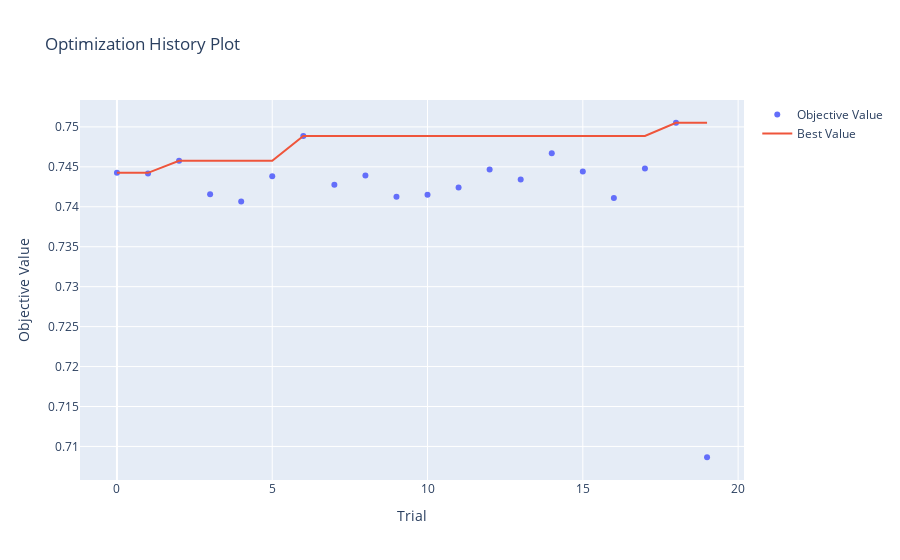
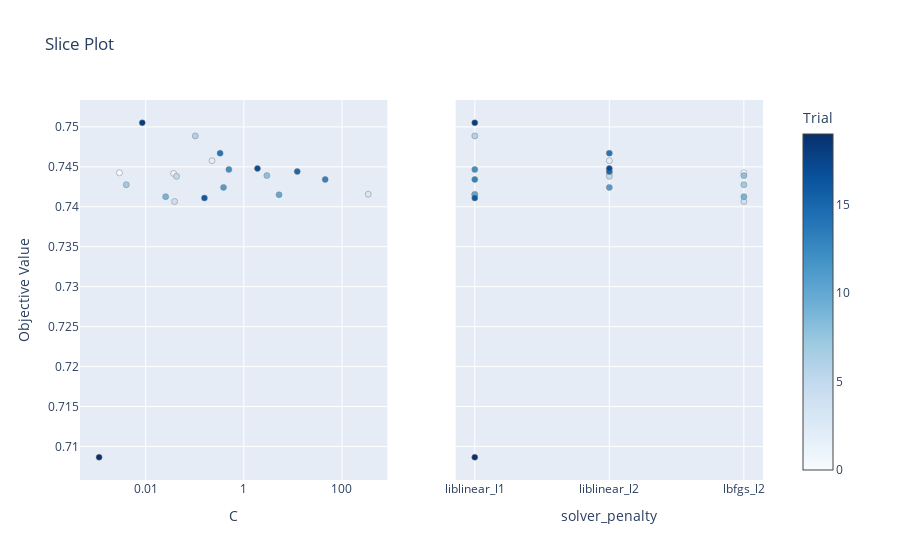
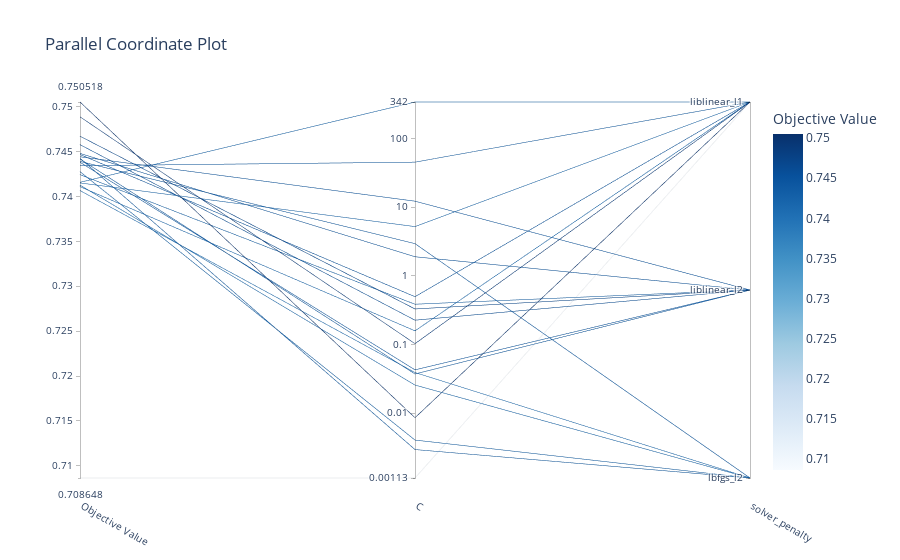
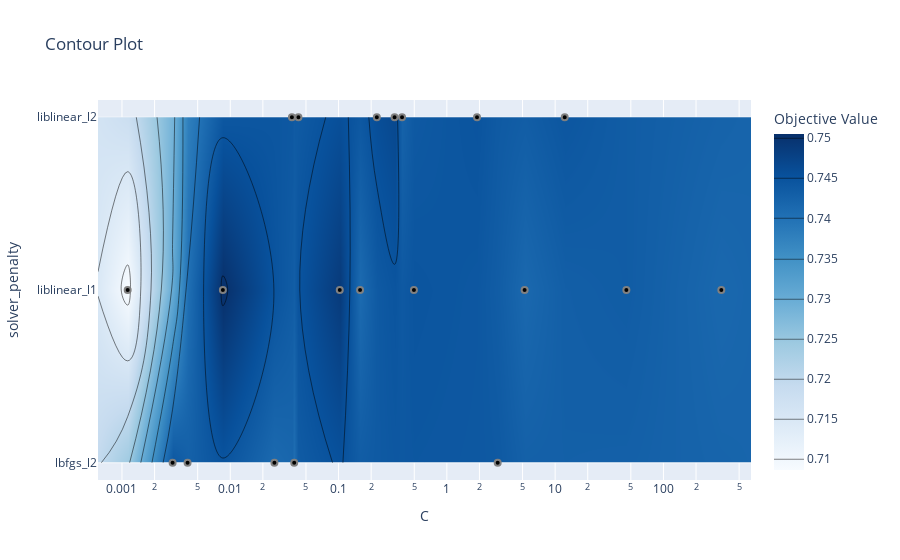

The notebook cell these images were saved under, in order:
### Code cell
# Exibe os melhores resultados e parâmetros para cada modelo
for model_name in best_study_per_model:
    print(f"Best F1 for {model_name}: {best_f1_per_model[model_name]}")
    print(f"Best Parameters for {model_name}: {best_params_per_model[model_name]}")

    print(f"Plots for model: {model_name}")

    study = best_study_per_model[model_name]
    fig_opt_history = plot_optimization_history(study)
    fig_opt_history.show()

    fig_slice = plot_slice(study)
    fig_slice.show()

    fig_parallel = plot_parallel_coordinate(study)
    fig_parallel.show()

    fig_contour = plot_contour(study)
    fig_contour.show()

    fig_param_importances = plot_param_importances(study)
    fig_param_importances.show()

### Figure 1 — Plotly figure (JSON) as saved in the notebook; plotly's stock layout.template omitted (floating-point values rounded to 4 significant figures)
{"data": [{"mode": "markers", "name": "Objective Value", "type": "scatter", "x": [0, 1, 2, 3, 4, 5, 6, 7, 8, 9, 10, 11, 12, 13, 14, 15, 16, 17, 18, 19], "y": [0.7443, 0.7442, 0.7458, 0.7416, 0.7407, 0.7438, 0.7489, 0.7428, 0.7439, 0.7413, 0.7415, 0.7424, 0.7447, 0.7434, 0.7467, 0.7444, 0.7411, 0.7448, 0.7505, 0.7086]}, {"mode": "lines", "name": "Best Value", "type": "scatter", "x": [0, 1, 2, 3, 4, 5, 6, 7, 8, 9, 10, 11, 12, 13, 14, 15, 16, 17, 18, 19], "y": [0.7443, 0.7443, 0.7458, 0.7458, 0.7458, 0.7458, 0.7489, 0.7489, 0.7489, 0.7489, 0.7489, 0.7489, 0.7489, 0.7489, 0.7489, 0.7489, 0.7489, 0.7489, 0.7505, 0.7505]}, {"marker": {"color": "#cccccc"}, "mode": "markers", "name": "Infeasible Trial", "showlegend": false, "type": "scatter", "x": [], "y": []}], "layout": {"title": {"text": "Optimization History Plot"}, "xaxis": {"title": {"text": "Trial"}}, "yaxis": {"title": {"text": "Objective Value"}}}}

### Figure 2 — Plotly figure (JSON) as saved in the notebook; plotly's stock layout.template omitted (floating-point values rounded to 4 significant figures)
{"data": [{"marker": {"color": [0, 1, 2, 3, 4, 5, 6, 7, 8, 9, 10, 11, 12, 13, 14, 15, 16, 17, 18, 19], "colorbar": {"title": {"text": "Trial"}, "x": 1, "xpad": 40}, "colorscale": [[0, "rgb(247,251,255)"], [0.125, "rgb(222,235,247)"], [0.25, "rgb(198,219,239)"], [0.375, "rgb(158,202,225)"], [0.5, "rgb(107,174,214)"], [0.625, "rgb(66,146,198)"], [0.75, "rgb(33,113,181)"], [0.875, "rgb(8,81,156)"], [1, "rgb(8,48,107)"]], "line": {"color": "Grey", "width": 0.5}, "showscale": true}, "mode": "markers", "name": "Feasible Trial", "showlegend": false, "type": "scatter", "x": [0.002934, 0.03709, 0.2256, 342.4, 0.03894, 0.04261, 0.1026, 0.004033, 2.947, 0.02557, 5.226, 0.3856, 0.4966, 45.46, 0.329, 12.25, 0.1579, 1.899, 0.008544, 0.001129], "xaxis": "x", "y": [0.7443, 0.7442, 0.7458, 0.7416, 0.7407, 0.7438, 0.7489, 0.7428, 0.7439, 0.7413, 0.7415, 0.7424, 0.7447, 0.7434, 0.7467, 0.7444, 0.7411, 0.7448, 0.7505, 0.7086], "yaxis": "y"}, {"marker": {"color": [0, 1, 2, 3, 4, 5, 6, 7, 8, 9, 10, 11, 12, 13, 14, 15, 16, 17, 18, 19], "colorbar": {"title": {"text": "Trial"}, "x": 1, "xpad": 40}, "colorscale": [[0, "rgb(247,251,255)"], [0.125, "rgb(222,235,247)"], [0.25, "rgb(198,219,239)"], [0.375, "rgb(158,202,225)"], [0.5, "rgb(107,174,214)"], [0.625, "rgb(66,146,198)"], [0.75, "rgb(33,113,181)"], [0.875, "rgb(8,81,156)"], [1, "rgb(8,48,107)"]], "line": {"color": "Grey", "width": 0.5}, "showscale": false}, "mode": "markers", "name": "Feasible Trial", "showlegend": false, "type": "scatter", "x": ["lbfgs_l2", "liblinear_l2", "liblinear_l2", "liblinear_l1", "lbfgs_l2", "liblinear_l2", "liblinear_l1", "lbfgs_l2", "lbfgs_l2", "lbfgs_l2", "liblinear_l1", "liblinear_l2", "liblinear_l1", "liblinear_l1", "liblinear_l2", "liblinear_l2", "liblinear_l1", "liblinear_l2", "liblinear_l1", "liblinear_l1"], "xaxis": "x2", "y": [0.7443, 0.7442, 0.7458, 0.7416, 0.7407, 0.7438, 0.7489, 0.7428, 0.7439, 0.7413, 0.7415, 0.7424, 0.7447, 0.7434, 0.7467, 0.7444, 0.7411, 0.7448, 0.7505, 0.7086], "yaxis": "y2"}], "layout": {"title": {"text": "Slice Plot"}, "xaxis": {"anchor": "y", "domain": [0, 0.45], "title": {"text": "C"}, "type": "log"}, "xaxis2": {"anchor": "y2", "categoryarray": ["liblinear_l1", "liblinear_l2", "lbfgs_l2"], "categoryorder": "array", "domain": [0.55, 1], "title": {"text": "solver_penalty"}, "type": "category"}, "yaxis": {"anchor": "x", "domain": [0, 1], "title": {"text": "Objective Value"}}, "yaxis2": {"anchor": "x2", "domain": [0, 1], "matches": "y", "showticklabels": false}}}

### Figure 3 — Plotly figure (JSON) as saved in the notebook; plotly's stock layout.template omitted (floating-point values rounded to 4 significant figures)
{"data": [{"dimensions": [{"label": "Objective Value", "range": [0.7086, 0.7505], "values": [0.7443, 0.7442, 0.7458, 0.7416, 0.7407, 0.7438, 0.7489, 0.7428, 0.7439, 0.7413, 0.7415, 0.7424, 0.7447, 0.7434, 0.7467, 0.7444, 0.7411, 0.7448, 0.7505, 0.7086]}, {"label": "C", "range": [-2.947, 2.534], "ticktext": ["0.00113", "0.01", "0.1", "1", "10", "100", "342"], "tickvals": [-2.947, -2, -1, 0, 1, 2, 2.534], "values": [-2.533, -1.431, -0.6466, 2.534, -1.41, -1.371, -0.9889, -2.394, 0.4695, -1.592, 0.7181, -0.4138, -0.304, 1.658, -0.4828, 1.088, -0.8016, 0.2785, -2.068, -2.947]}, {"label": "solver_penalty", "range": [0, 2], "ticktext": ["lbfgs_l2", "liblinear_l2", "liblinear_l1"], "tickvals": [0, 1, 2], "values": [0, 1, 1, 2, 0, 1, 2, 0, 0, 0, 2, 1, 2, 2, 1, 1, 2, 1, 2, 2]}], "labelangle": 30, "labelside": "bottom", "line": {"color": [0.7443, 0.7442, 0.7458, 0.7416, 0.7407, 0.7438, 0.7489, 0.7428, 0.7439, 0.7413, 0.7415, 0.7424, 0.7447, 0.7434, 0.7467, 0.7444, 0.7411, 0.7448, 0.7505, 0.7086], "colorbar": {"title": {"text": "Objective Value"}}, "colorscale": [[0, "rgb(247,251,255)"], [0.125, "rgb(222,235,247)"], [0.25, "rgb(198,219,239)"], [0.375, "rgb(158,202,225)"], [0.5, "rgb(107,174,214)"], [0.625, "rgb(66,146,198)"], [0.75, "rgb(33,113,181)"], [0.875, "rgb(8,81,156)"], [1, "rgb(8,48,107)"]], "reversescale": false, "showscale": true}, "type": "parcoords"}], "layout": {"title": {"text": "Parallel Coordinate Plot"}}}

### Figure 4 — Plotly figure (JSON) as saved in the notebook; plotly's stock layout.template omitted (floating-point values rounded to 4 significant figures)
{"data": [{"colorbar": {"title": {"text": "Objective Value"}}, "colorscale": [[0, "rgb(247,251,255)"], [0.125, "rgb(222,235,247)"], [0.25, "rgb(198,219,239)"], [0.375, "rgb(158,202,225)"], [0.5, "rgb(107,174,214)"], [0.625, "rgb(66,146,198)"], [0.75, "rgb(33,113,181)"], [0.875, "rgb(8,81,156)"], [1, "rgb(8,48,107)"]], "connectgaps": true, "contours": {"coloring": "heatmap"}, "hoverinfo": "none", "line": {"smoothing": 1.3}, "reversescale": false, "type": "contour", "x": [0.0006006, 0.001129, 0.002934, 0.004033, 0.008544, 0.02557, 0.03709, 0.03894, 0.04261, 0.1026, 0.1579, 0.2256, 0.329, 0.3856, 0.4966, 1.899, 2.947, 5.226, 12.25, 45.46, 342.4, 643.5], "y": ["lbfgs_l2", "liblinear_l1", "liblinear_l2"], "z": [[null, null, 0.7443, 0.7428, null, 0.7413, null, 0.7407, null, null, null, null, null, null, null, null, 0.7439, null, null, null, null, null], [null, 0.7086, null, null, 0.7505, null, null, null, null, 0.7489, 0.7411, null, null, null, 0.7447, null, null, 0.7415, null, 0.7434, 0.7416, null], [null, null, null, null, null, null, 0.7442, null, 0.7438, null, null, 0.7458, 0.7467, 0.7424, null, 0.7448, null, null, 0.7444, null, null, null]]}, {"marker": {"color": "black", "line": {"color": "Gray", "width": 2}}, "mode": "markers", "name": "Feasible Trial", "showlegend": false, "type": "scatter", "x": [0.002934, 0.03709, 0.2256, 342.4, 0.03894, 0.04261, 0.1026, 0.004033, 2.947, 0.02557, 5.226, 0.3856, 0.4966, 45.46, 0.329, 12.25, 0.1579, 1.899, 0.008544, 0.001129], "y": ["lbfgs_l2", "liblinear_l2", "liblinear_l2", "liblinear_l1", "lbfgs_l2", "liblinear_l2", "liblinear_l1", "lbfgs_l2", "lbfgs_l2", "lbfgs_l2", "liblinear_l1", "liblinear_l2", "liblinear_l1", "liblinear_l1", "liblinear_l2", "liblinear_l2", "liblinear_l1", "liblinear_l2", "liblinear_l1", "liblinear_l1"]}, {"marker": {"color": "#cccccc", "line": {"color": "Gray", "width": 2}}, "mode": "markers", "name": "Infeasible Trial", "showlegend": false, "type": "scatter", "x": [], "y": []}], "layout": {"title": {"text": "Contour Plot"}, "xaxis": {"range": [-3.221, 2.809], "title": {"text": "C"}, "type": "log"}, "yaxis": {"range": [-0.1, 2.1], "title": {"text": "solver_penalty"}, "type": "category"}}}
